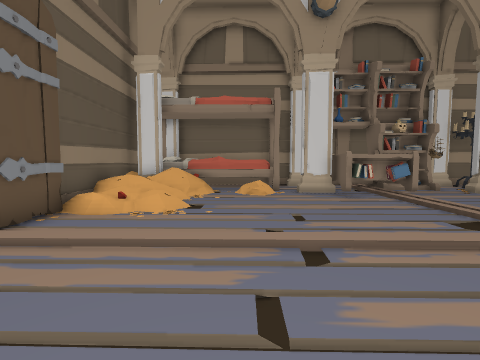
view 1 (above)

17 first-person views from a walk through a scene from a Unity 3-D project. The camera is 1.3 m above the floor, tilts 4° down and sees 85° across. The floor is counted in squares, 1 m on a side. Each view is taken from the middle of a square. On the plan, view 1 faces up. The plan holds only what a view shows up to about 13 squares ahead; the rest is blank. The place goes on beyond the plan. The player character is not drawn.

view 2
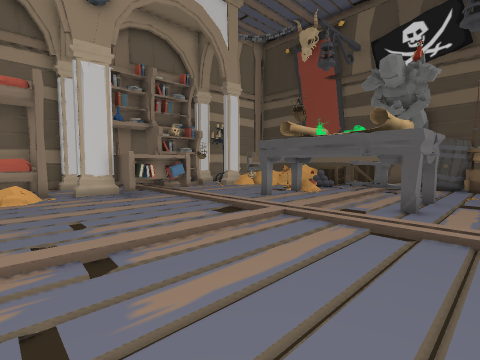

view 3
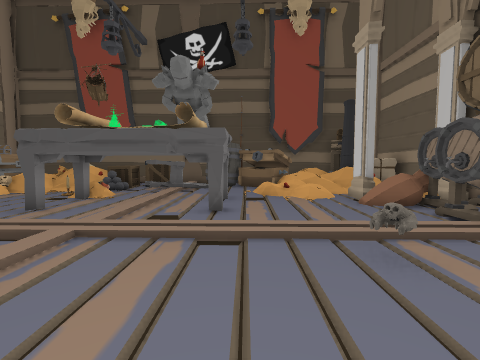

view 4
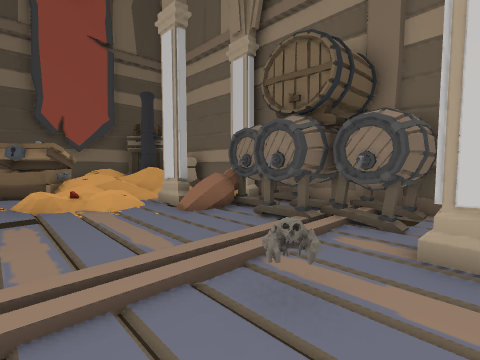

view 5
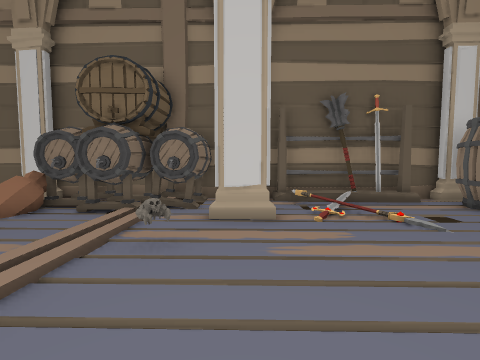

view 6
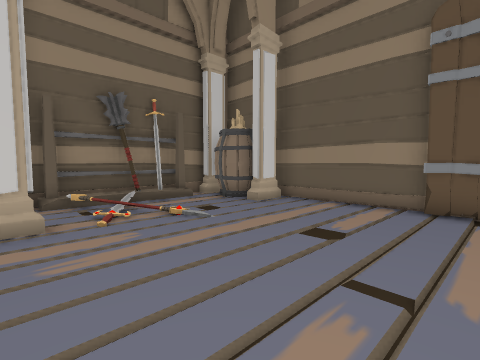

view 7
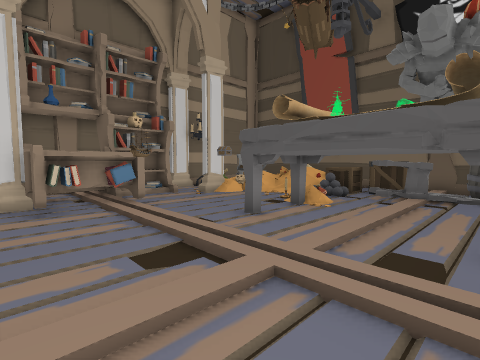

view 8
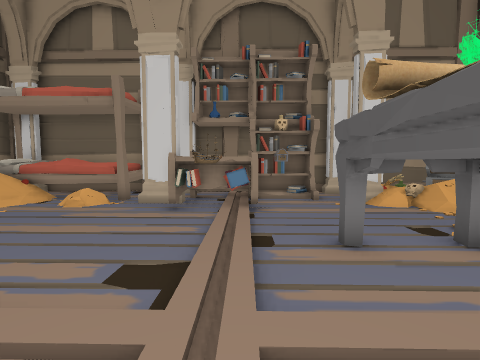

view 9
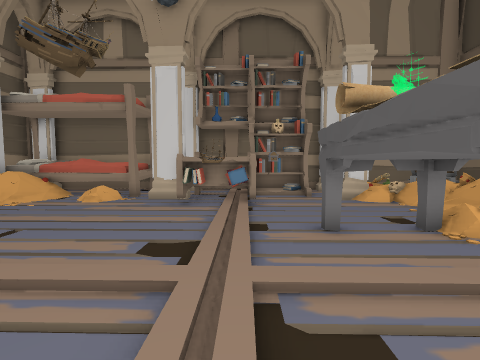

view 10
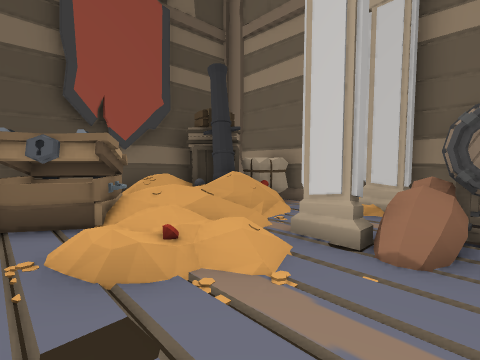

view 11
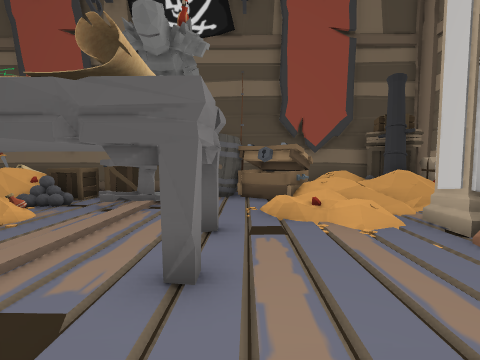

view 12
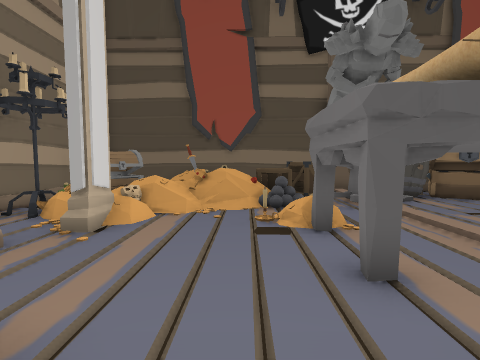

view 13
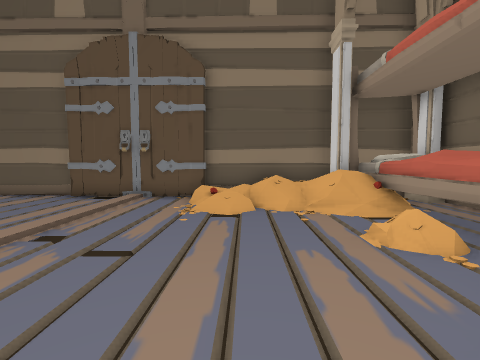

view 14
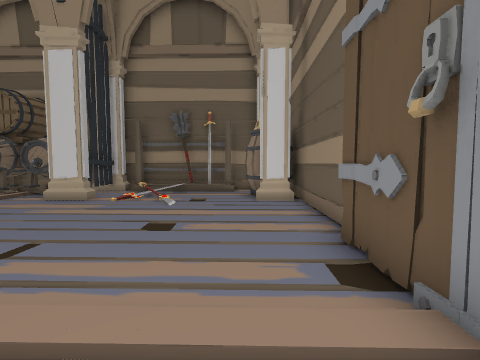

view 15
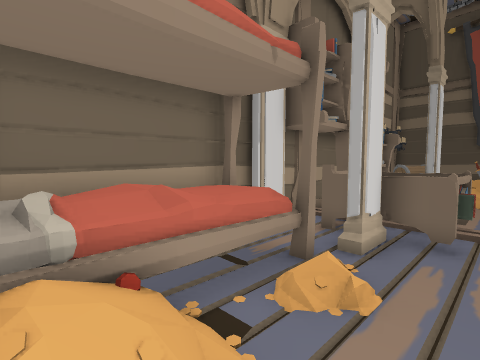

view 16
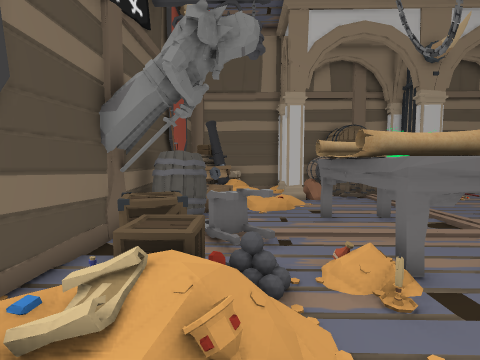

view 17
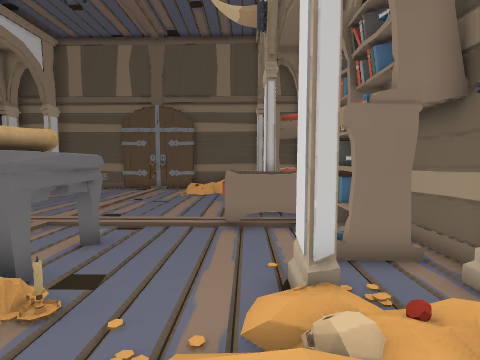

### Floor plan
Key: @ floor where view 1 was taken; # wall or solid block; . main floor; : floor 0.25 m higher than the main floor; + floor 0.5 m higher than the main floor; * floor 1 m higher than the main floor; % floor 1.5 m higher than the main floor; / step, stairs or slope; = window, fence, low wall or low ledge; ^ raised ledge; v drop or lower ground; B bookshelf; T table; C chair; S statue; A barrel; H chest; R crate; O other object.
Columns run from 5 left of view 1 to 18 right of it. Each row starts with its distance up from view 1.
 14 v######################
 13 # %%%%%..BBBBBB =#.HH #
 12 ##/#==#..BBBBBB #= HH #
 11 ##/=.##.## B...##// : #
 10 # //.....BBB....///// #
  9 #///.....B./.....///+ #
  8 #///.......//....//*+ #
  7 #///......OO.TTT///RR##
  6 #........../OTTT:..RR#v
  5 #...//...../.# # /CRRR
  4 #////////////  # /CC:#SS
  3 #...//...../.# # ...A##
  2 #........../.TTT...AAA
  1 #........../...T./.AAA
  0 #....@....//....///HHH
 -1 #........O//...///HHH#
 -2 #.../.....//...//// H#
 -3 ##...///#./A..##.////#
 -4 #AA../..#AAAAAO..//###
 -5 #A.../O.#AA AAO../=###
 -6 #########AAAAAA##.^ ##
 -7             vvv#######

Positions as (right, up) in squares from view 1, and headings:
1: (0, 0), facing up
2: (0, 0), facing up-right
3: (1, 1), facing right
4: (3, 1), facing down-right
5: (3, 3), facing down
6: (3, 3), facing down-left
7: (3, 2), facing up-right
8: (6, 2), facing up
9: (6, 1), facing up
10: (8, 1), facing down-right
11: (5, 1), facing right
12: (5, 8), facing right
13: (5, 8), facing left
14: (-3, 6), facing down
15: (-3, 9), facing up-right
16: (13, 11), facing down
17: (14, 10), facing left
